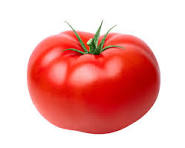
#> input picture Image Processing/fig1.jpg, 185 x 148 px
$ jupyter execute 7partof_6_applyon_img.ipynb
#> lines starting #> are read from the running program, lines starting #| are printed output that depends on the picture; after the words box and inside, x2 and y2 are one past the last pixel; in counts of white or black regions, pixels touching at a corner belong together
[cell 1]
import cv2
import numpy as np

[cell 2]
def fun(value):
    pass

# Create a window named "TrackBar"

[cell 3]
cv2.namedWindow("TrackBar")

# Create trackbars for HSV lower and upper bounds
cv2.createTrackbar("Lower H", "TrackBar", 40, 179, fun)
cv2.createTrackbar("Lower S", "TrackBar", 0, 255, fun)
cv2.createTrackbar("Lower V", "TrackBar", 0, 255, fun)
cv2.createTrackbar("Upper H", "TrackBar", 179, 179, fun)
cv2.createTrackbar("Upper S", "TrackBar", 255, 255, fun)
cv2.createTrackbar("Upper V", "TrackBar", 255, 255, fun)

# Load and resize the image

[cell 4]
img = cv2.imread("fig1.jpg")
#> img is the input picture: shape (148, 185, 3); mean B, G, R 171.6, 175.5, 238.7
img = cv2.resize(img, (300, 400))
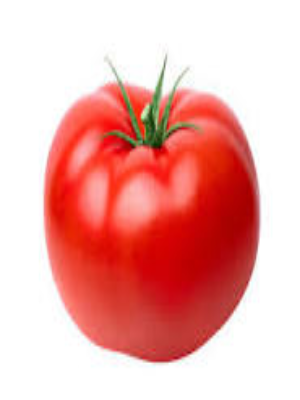
#> img: shape (400, 300, 3); mean B, G, R 171.5, 175.5, 238.7

[cell 5]
while True:
    hsv_img = cv2.cvtColor(img, cv2.COLOR_BGR2HSV)
#> hsv_img: shape (400, 300, 3); mean H, S, V 17.8, 80.7, 239.3

    # Get the current positions of the trackbars
    lower_h = cv2.getTrackbarPos("Lower H", "TrackBar")
    lower_s = cv2.getTrackbarPos("Lower S", "TrackBar")
    lower_v = cv2.getTrackbarPos("Lower V", "TrackBar")
    upper_h = cv2.getTrackbarPos("Upper H", "TrackBar")
    upper_s = cv2.getTrackbarPos("Upper S", "TrackBar")
    upper_v = cv2.getTrackbarPos("Upper V", "TrackBar")
    # Define the lower and upper HSV range
    lower_hsv = np.array([lower_h, lower_s, lower_v])
    upper_hsv = np.array([upper_h, upper_s, upper_v])
    # Create a binary mask
    mask = cv2.inRange(hsv_img, lower_hsv, upper_hsv)
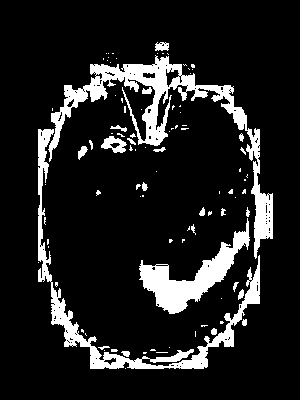
#> mask: shape (400, 300); 12.6% white; 94 white regions (71 under 20 px), largest, box (x1, y1, x2, y2) and area: (48, 55, 273, 259) 6177, (38, 129, 260, 369) 4448, (139, 218, 250, 314) 3060
    result = cv2.bitwise_and(img, img, mask=mask)  # Apply mask to the original image
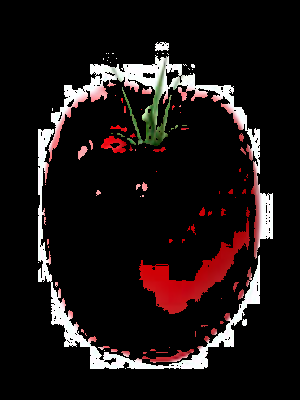
#> result: shape (400, 300, 3); mean B, G, R 20.1, 20.3, 27.6

    # Display the original image, mask, and result
    cv2.imshow("Mask", mask)
    cv2.imshow("HSV Image", hsv_img)
    cv2.imshow("Original", img)
    cv2.imshow("Result", result)

    if cv2.waitKey(20) == ord("q"):
#> (key q is pressed here)
        break

cv2.destroyAllWindows()
